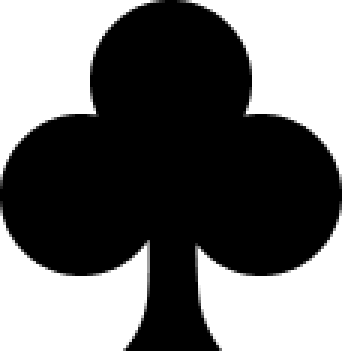
#> input picture scripts/clover.png, 114 x 117 px, found by its file name (shown 3 times larger)
$ python ZPE_HYQGS.py
#> lines starting #> are read from the running program, lines starting #| are printed output that depends on the picture
import matplotlib.pyplot as plt
from matplotlib.offsetbox import OffsetImage, AnnotationBbox
import matplotlib.image as mpimg

functionals = ['PBE0', 'B3LYP', 'PBE']
zpe_values = [68.98, 68.25, 2.51]
colors = ['#ecc7b0', '#c7b0ec', '#b0ecc7']

#setting up figure (Forgot this and suffered)
fig, ax = plt.subplots(figsize=(8, 5))


clover_img = mpimg.imread("/Users/monicautashiro-aichouri/Documents/GitHub/ORCA6-Studies/scripts/clover.png")
#> clover_img is the input picture: shape (117, 114, 4) float32; mean R, G, B, A 0, 0, 0, 0.572

# Plot stems (lines) and scatter
for i, (zpe, color) in enumerate(zip(zpe_values, colors)):
    ax.plot([i, i], [0, zpe], color=color, lw=2)

    # Make the clover image larger with zoom
    imagebox = OffsetImage(clover_img, zoom=0.15)
    ab = AnnotationBbox(imagebox, (i, zpe), frameon=False)
    ax.add_artist(ab)
    # labeling each scatter
    ax.text(i + 0.1, zpe, f'{zpe:.2f} kcal/mol', ha='left', va='center', fontsize=10)


plt.xticks(ticks=range(len(functionals)), labels=functionals)
ax.set_xlim(-0.5, len(functionals) - 0.5)  # give the markers room


ax.set_xticks(range(len(functionals)))
ax.set_xticklabels(functionals)
ax.set_ylabel("Zero-Point Energy (kcal/mol)")
ax.grid(axis='y', linestyle='--', alpha=0.4)
plt.tight_layout()

plt.savefig("OH_freq_comparison_GS.png", dpi=300)
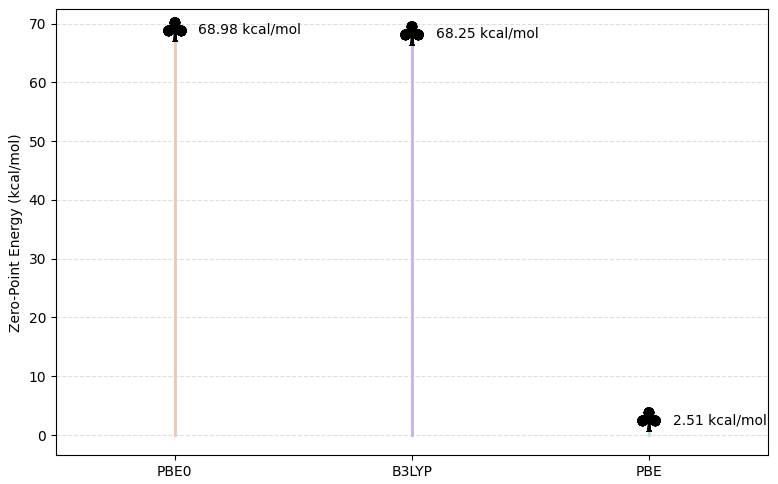
#> figure drawn by matplotlib, 1 panel
plt.show()

$ run again, with scripts/OH_ZPE_comparison_GS.png copied over scripts/clover.png
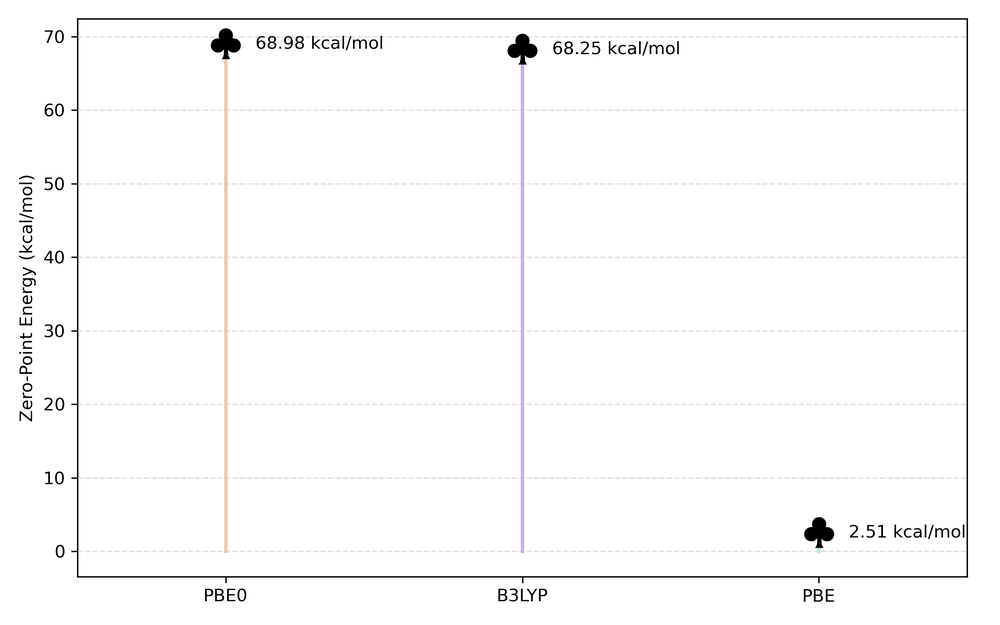
#> input picture scripts/OH_ZPE_comparison_GS.png, 1000 x 625 px, shrunk from 2400 x 1500 before the run, found by its file name
#> clover_img is the input picture: shape (625, 1000, 4) float32; mean R, G, B, A 0.983, 0.982, 0.982, 1
#> `plt.savefig("OH_freq_comparison_GS.png", dpi=300)`:
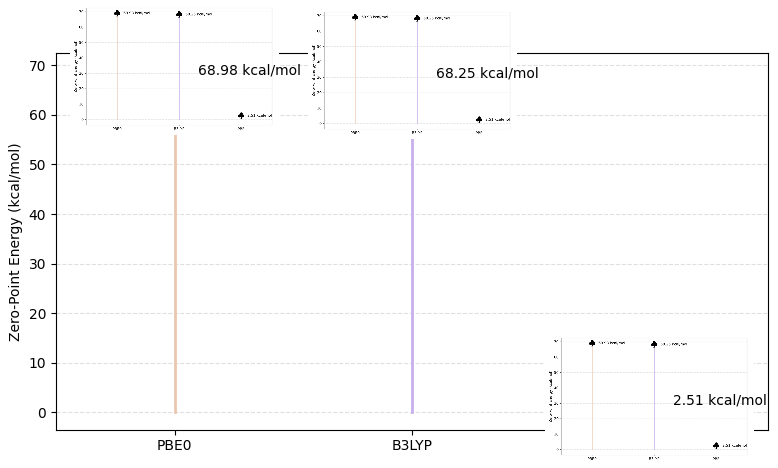
#> figure drawn by matplotlib, 1 panel
